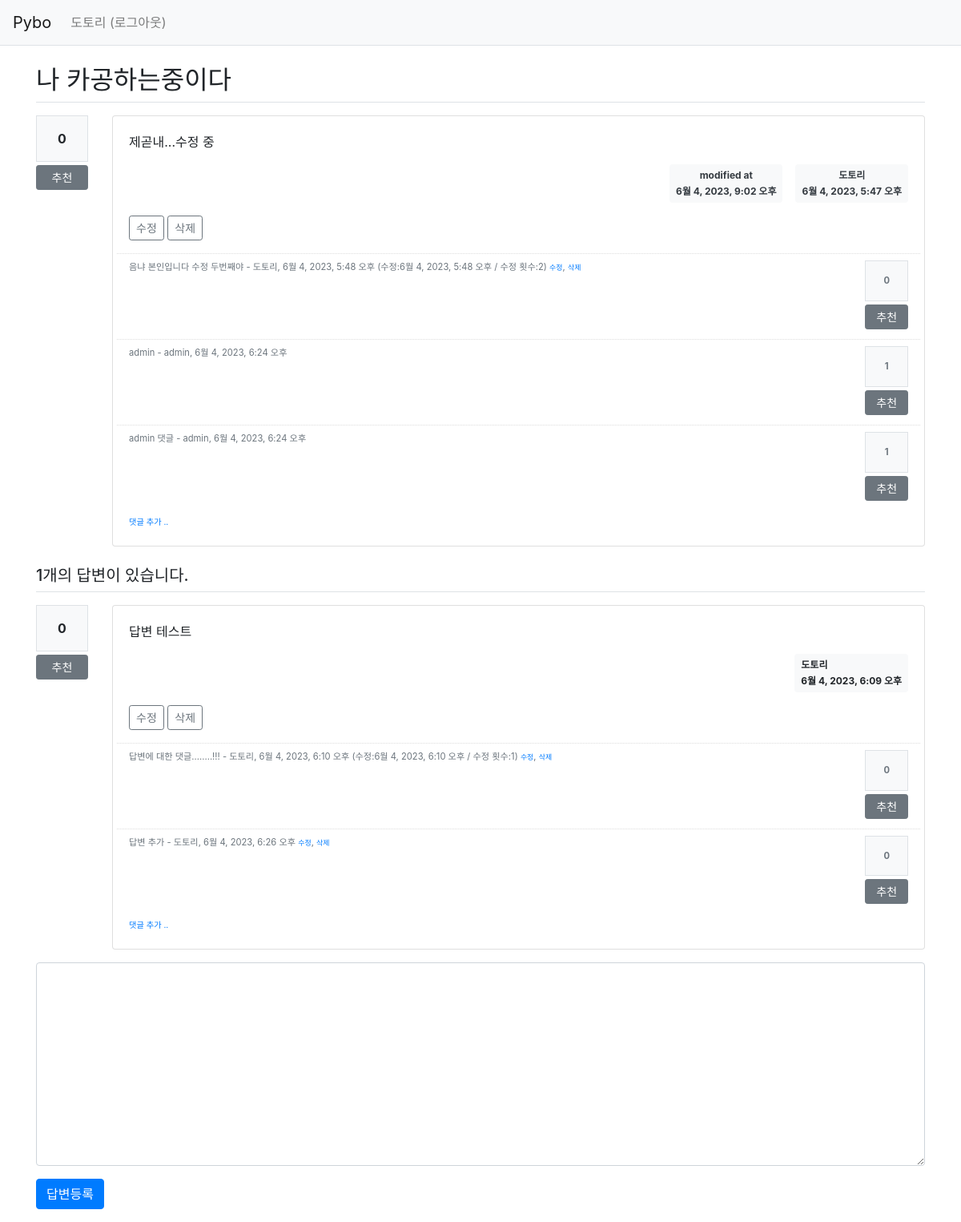
Screenshot of /pybo/16/ (signed in) with the database file from the repository.
### pybo/models.py (models this page shows, shortened)
class Question(models.Model):
    author = models.ForeignKey(User, on_delete=models.CASCADE, related_name='author_question')
    subject = models.CharField(max_length=200)
    content = models.TextField()
    create_date = models.DateTimeField()
    modify_date = models.DateTimeField(null=True, blank=True)
    voter = models.ManyToManyField(User, related_name='voter_question')

class Comment(models.Model):
    author = models.ForeignKey(User, on_delete=models.CASCADE)
    content = models.TextField()
    create_date = models.DateTimeField()
    modify_date = models.DateTimeField(null=True, blank=True)
    question = models.ForeignKey(Question, null=True, blank=True, on_delete=models.CASCADE)
    answer = models.ForeignKey(Answer, null=True, blank=True, on_delete=models.CASCADE)
    modify_count = models.IntegerField(null=True, blank=True, default=0)
    question_comment_voter = models.ManyToManyField(User, related_name='voter_question_comment')
    answer_comment_voter = models.ManyToManyField(User, related_name='voter_answer_comment')

class Answer(models.Model):
    author = models.ForeignKey(User, on_delete=models.CASCADE, related_name='author_answer')
    question = models.ForeignKey(Question, on_delete=models.CASCADE)
    content = models.TextField()
    create_date = models.DateTimeField()
    modify_date = models.DateTimeField(null=True, blank=True)
    voter = models.ManyToManyField(User, related_name='voter_answer')

### pybo/views/base_views.py (the view)
# urls.py: path('<int:question_id>/', base_views.detail, name='detail'),
def detail(request, question_id):
    question = get_object_or_404(Question, pk=question_id)
    context = {'question': question}
    return render(request, 'pybo/question_detail.html', context)

### pybo/templatetags/pybo_filter.py (called while the page is built)
@register.filter()
def mark(value):
    extensions = ["nl2br", "fenced_code"]
    return mark_safe(markdown.markdown(value, extensions=extensions))

### templates/pybo/question_detail.html (shortened to what this page needs)
{% extends 'base.html' %}
{% load pybo_filter %}
{% block content %}
<div class="container my-3">
    <h2 class="border-bottom py-2">{{ question.subject }}</h2>
    <div class="row my-3">
        <div class="col-1">
            <div class="bg-light text-center p-3 border font-weight-bolder mb-1">{{question.voter.count}}</div>
            <a href="#" data-uri="{% url 'pybo:vote_question' question.id  %}"
               class="recommend btn btn-sm btn-secondary btn-block my-1">추천</a>
        </div>
        <div class="col-11">
            <div class="card">
                <div class="card-body">
                    <div class="card-text">{{ question.content|mark }}</div>
                    <div class="d-flex justify-content-end">
                        {% if question.modify_date %}
                        <div class="badge bg-light text-dark p-2 text-start mx-3">
                            <div class="mb-2">modified at</div>
                            <div>{{ question.modify_date }}</div>
                        </div>
                        {% endif %}
                        <div class="badge bg-light text-dark p-2 text-start">
                            <div class="mb-2">{{ question.author.username }}</div>
                            <div>{{ question.create_date }}</div>
                        </div>
                    </div>
                    {% if request.user == question.author %}
                    <div class="my-3">
                        <a href="{% url 'pybo:question_modify' question.id  %}"
                           class="btn btn-sm btn-outline-secondary">수정</a>
                        <a href="#" class="delete btn btn-sm btn-outline-secondary"
                           data-uri="{% url 'pybo:question_delete' question.id  %}">삭제</a>
                    </div>
                    {% endif %}
                    {% if question.comment_set.count > 0 %}
                    <div class="mt-3">
                    {% for comment in question.comment_set.all %}
                        <div class="comment py-2 text-muted row">
                            <div class="col-11">
                                <span style="white-space: pre-line;">{{ comment.content }}</span>
                                <span>
                                    - {{ comment.author }}, {{ comment.create_date }}
                                    {% if comment.modify_date %}
                                    (수정:{{ comment.modify_date }} / 수정 횟수:{{ comment.modify_count }})
                                    {% endif %}
                                </span>
                                {% if request.user == comment.author %}
                                <a href="{% url 'pybo:comment_modify_question' comment.id  %}" class="small">수정</a>,
                                <a href="#" class="small delete"
                                data-uri="{% url 'pybo:comment_delete_question' comment.id  %}">삭제</a>
                                {% endif %}
                            </div>
                            <div class="col-1">
                                <div class="bg-light text-center p-3 border font-weight-bolder mb-1">{{comment.question_comment_voter.count}}</div>
                                <a href="#" data-uri="{% url 'pybo:vote_question_comment' comment.id  %}" class="recommend btn btn-sm btn-secondary btn-block my-1">추천</a>
                            </div>
                        </div>
                    {% endfor %}
                    </div>
                    {% endif %}
                    <div>
                        <a href="{% url 'pybo:comment_create_question' question.id  %}"
                           class="small"><small>댓글 추가 ..</small></a>
                    </div>
                </div>
            </div>
        </div>
    </div>
    <h5 class="border-bottom my-3 py-2">{{question.answer_set.count}}개의 답변이 있습니다.</h5>
    {% for answer in question.answer_set.all %}
    <div class="row my-3">
        <div class="col-1">
            <div class="bg-light text-center p-3 border font-weight-bolder mb-1">{{answer.voter.count}}</div>
            <a href="#" data-uri="{% url 'pybo:vote_answer' answer.id  %}"
                class="recommend btn btn-sm btn-secondary btn-block my-1">추천</a>
        </div>
        <div class="col-11">
            <div class="card">
                <div class="card-body">
                    <div class="card-text">{{ answer.content|mark }}</div>
                    <div class="d-flex justify-content-end">
                        <div class="badge badge-light p-2 text-left">
                            <div class="mb-2">{{ answer.author.username }}</div>
                            <div>{{ answer.create_date }}</div>
                        </div>
                    </div>
                    {% if request.user == answer.author %}
                    <div class="my-3">
                        <a href="{% url 'pybo:answer_modify' answer.id  %}"
                           class="btn btn-sm btn-outline-secondary">수정</a>
                        <a href="#" class="delete btn btn-sm btn-outline-secondary "
                           data-uri="{% url 'pybo:answer_delete' answer.id  %}">삭제</a>
                    </div>
                    {% endif %}
                    {% if answer.comment_set.count > 0 %}
                    <div class="mt-3">
                    {% for comment in answer.comment_set.all %}
                        <div class="comment py-2 text-muted row">
                            <div class="col-11">
                                <span style="white-space: pre-line;">{{ comment.content }}</span>
                                <span>
                                    - {{ comment.author }}, {{ comment.create_date }}
                                    {% if comment.modify_date %}
                                    (수정:{{ comment.modify_date }} / 수정 횟수:{{ comment.modify_count }})
                                    {% endif %}
                                </span>
                                {% if request.user == comment.author %}
                                <a href="{% url 'pybo:comment_modify_answer' comment.id  %}" class="small">수정</a>,
                                <a href="#" class="small delete"
                                data-uri="{% url 'pybo:comment_delete_answer' comment.id  %}">삭제</a>
                                {% endif %}
                            </div>
                            <div class="col-1">
                                <div class="bg-light text-center p-3 border font-weight-bolder mb-1">{{comment.answer_comment_voter.count}}</div>
                                <a href="#" data-uri="{% url 'pybo:vote_answer_comment' comment.id  %}" class="recommend btn btn-sm btn-secondary btn-block my-1">추천</a>
                            </div>
                        </div>
                    {% endfor %}
                    </div>
                    {% endif %}
                    <div>
                        <a href="{% url 'pybo:comment_create_answer' answer.id  %}"
                           class="small"><small>댓글 추가 ..</small></a>
                    </div>
                </div>
            </div>
        </div>
    </div>
    {% endfor %}
    <form action="{% url 'pybo:answer_create' question.id %}" method="post" class="my-3">
        <div class="form-group">
            <textarea {% if not user.is_authenticated %}disabled{% endif %}
              name="content" id="content" class="form-control" rows="10"></textarea>
        </div>
        <input type="submit" value="답변등록" class="btn btn-primary">
    </form>
</div>
{% endblock %}

### templates/navbar.html (shortened to what this page needs)
<nav class="navbar navbar-expand-lg navbar-light bg-light border-bottom">
    <a class="navbar-brand" href="{% url 'pybo:index' %}">Pybo</a>
    <div class="collapse navbar-collapse flex-grow-0" id="navbarNav">
        <ul class="navbar-nav">
            <li class="nav-item ">
                {% if user.is_authenticated %}
                <a class="nav-link" href="{% url 'common:logout' %}">{{ user.username }} (로그아웃)</a>
                {% else %}
                <a class="nav-link" href="{% url 'common:login' %}">로그인</a>
                {% endif %}
            </li>
        </ul>
    </div>
</nav>

### static/style.css (style rules this page uses)
.comment { border-top:dotted 1px #ddd; font-size:0.7em; }

### rows the page displays
Question: subject "나 카공하는중이다", voter.count "0", content|mark "제곧내...수정 중", modify_date "6월 4, 2023, 9:02 오후", author.username "도토리", create_date "6월 4, 2023, 5:47 오후", answer_set.count "1"
Comment: content "음냐 본인입니다 수정 두번째야", author "도토리", create_date "6월 4, 2023, 5:48 오후", modify_date "6월 4, 2023, 5:48 오후", modify_count "2", shows "삭제", question_comment_voter.count "0"
Comment: content "admin", author "admin", create_date "6월 4, 2023, 6:24 오후", question_comment_voter.count "1"
Comment: content "admin 댓글", author "admin", create_date "6월 4, 2023, 6:24 오후", question_comment_voter.count "1"
Answer: voter.count "0", content|mark "답변 테스트", author.username "도토리", create_date "6월 4, 2023, 6:09 오후", shows "수정"
Comment: content "답변에 대한 댓글........!!!", author "도토리", create_date "6월 4, 2023, 6:10 오후", modify_date "6월 4, 2023, 6:10 오후", modify_count "1", shows "수정", answer_comment_voter.count "0"
Comment: content "답변 추가", author "도토리", create_date "6월 4, 2023, 6:26 오후", shows "수정", answer_comment_voter.count "0"

### other values shown
{{ user.username }} "도토리"
